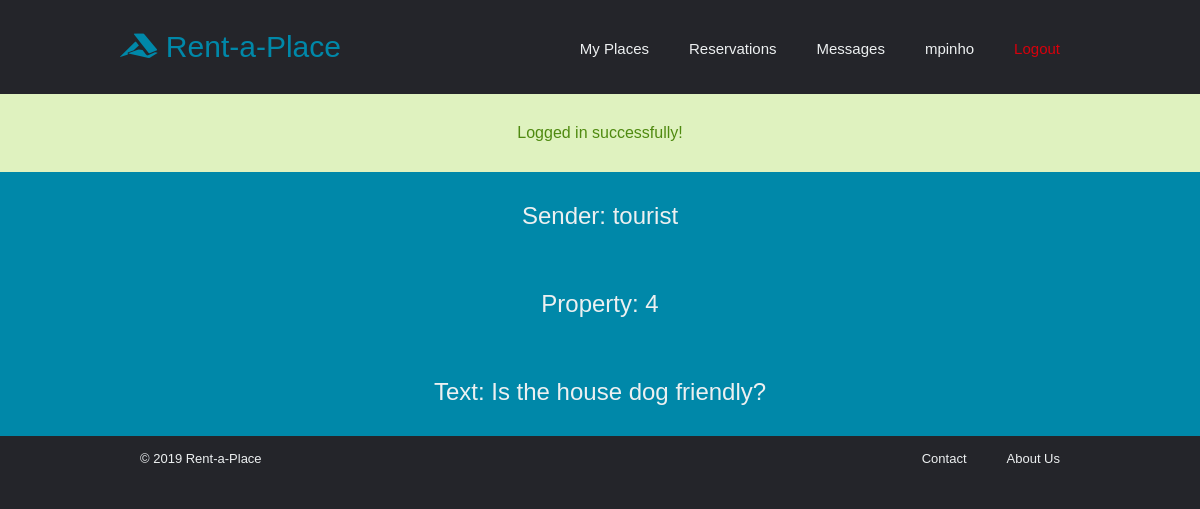
/pages/messages.php (signed in), run on the app's committed database.
### tables this page shows
CREATE TABLE Messages (id INTEGER PRIMARY KEY, text VARCHAR NOT NULL, propertyID INTEGER REFERENCES Properties (id) ON UPDATE CASCADE, touristID INTEGER REFERENCES Tourists (id) ON UPDATE CASCADE, senderUsername VARCHAR, recipientUsername VARCHAR);

### pages/messages.php (called while the page is built, shortened)
<?php
  include_once('../templates/common/tpl_common.php');
  include_once('../templates/common/tpl_messages.php');
  include_once('../database/db_user.php');
  $received = getReceivedMessages($_SESSION['username']);
  draw_messages($received);

### database/db_user.php (called while the page is built, shortened)
<?php
 function getReceivedMessages($username)
 {
     $db = Database::instance()->db();
     $stmt = $db->prepare('SELECT * FROM Messages WHERE recipientUsername = ? ');
     $stmt->execute(array($username));
     return $stmt->fetchAll();
 }

### templates/common/tpl_messages.php (the view, shortened to what this page needs)
<?php function draw_messages($messages)
{
    ?>
  <section id="messages">
  <?php
    foreach ($messages as $message) {
        draw_message($message);
    } ?>
  </section>
<?php
} ?>
<?php function draw_message($message)
    {
        ?>
<article class="message">
  <h2>Sender: <?=$message['senderUsername']?></h2>
  <h2>Property: <?=$message['propertyID']?></h2>
  <h2>Text: <?=$message['text']?></h2>
</article>
<?php
    } ?>

### css/style.css (style rules this page uses)
* { box-sizing: border-box; margin: 0; padding: 0; background-color: #24252a; font-family: "Montserrat", sans-serif; font-weight: 500; }

### css/auth.css (style rules this page uses)
h2 { color: #edf0f1; background-color: #0088a9; padding: 30px 10%; text-align: center; }

### data on the page
messages: senderUsername "tourist", propertyID "4", text "Is the house dog friendly?"

### other printed values
$username "mpinho"
$message['content'] "Logged in successfully!"
